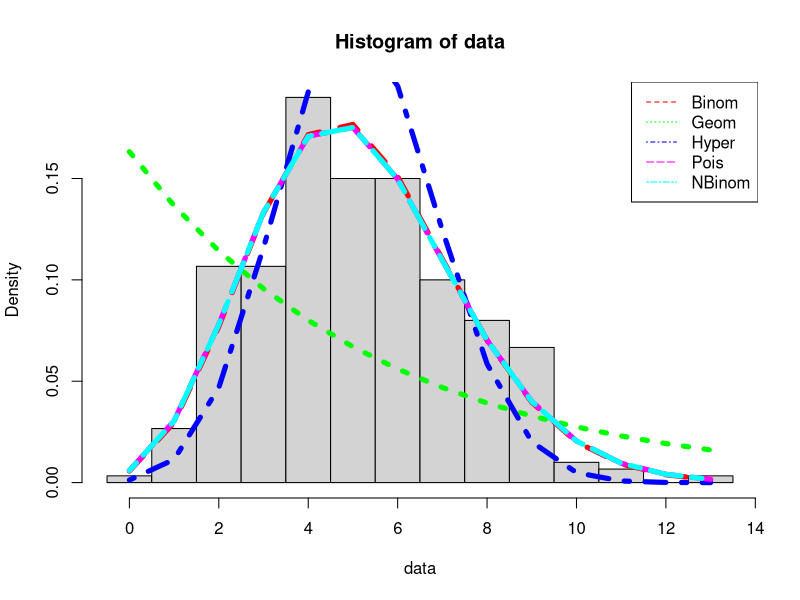

R code for this plot:
library(MASS)

rm(list=ls())
cat("\014")

mysteryDATA = read.table(file="mysteryDATA.dat")
attach(mysteryDATA)
#summary(mysteryDATA)

#choose data set
data=d1

#choose appropriate spacing and eliminate bad distributions
by=1
isDisc = TRUE
isExp = TRUE
isGamma = TRUE
isBeta = TRUE
for(i in data){
	if((i %% 1) > 0){
		by=(max(data)-min(data))/20
		isDisc = FALSE
	}
	if(i < 0){
		isExp = FALSE
		isGamma = FALSE
		isBeta = FALSE
	}
  if(i > 1){
    isBeta = FALSE
  }
}

#plot histogram of data set
seq=seq(min(data)-by/2,max(data)+by/2,by)
hist(data,seq,prob=TRUE)
#summary(data)

#find best fit distribution
if(isDisc){
	fitBinom = TRUE
	fitGeom = fitdistr(data,"geometric")
	fitHyper = TRUE
	fitPois = fitdistr(data,"Poisson")
	fitNBinom = fitdistr(data,"negative binomial") 
} else {
	fitUnif = TRUE
	fitNorm = fitdistr(data,"normal")
	if(isExp){fitExp = fitdistr(data,"exponential",rate=1)}
	if(isGamma){fitGamma = fitdistr(data,"gamma",list(shape = 1,rate = 1))}
	#fitChiSq = fitdistr(data,"chi-squared", list(df=length(data)-1, ncp=1))
	if(isBeta){
	  fitBeta = fitdistr(data,"beta", list(shape1 = 1, shape2 = 1))
	}
}

#print/plot viable distribution(s)
if(!isDisc){by = by / 100}
x=seq(min(data),max(data),by)
clegend=NULL; ccol=NULL; clty=NULL
#discrete distributions
if(exists("fitBinom")){
  print(c("size = ",length(data),"prob = ",mean(data)))
  line=dbinom(x,size=length(data),prob=mean(data)/length(data)/by)
  lines(x,line,col="red",lty="dashed",lwd=5)
  clegend=c(clegend,"Binom"); ccol=c(ccol,"red"); clty=c(clty,2)
}
if(exists("fitGeom")){
  print(fitGeom)
  line=dgeom(x,prob=fitGeom$estimate[1])
  lines(x,line,col="green",lty="dotted",lwd=5)
  clegend=c(clegend,"Geom"); ccol=c(ccol,"green"); clty=c(clty,3)
}
if(exists("fitHyper")){
  print(c("m = ", round(mean(data)*length(data)/max(data)), "n = ", length(data)-round(mean(data)*length(data)/max(data)), "k = ",max(data)))
  line=dhyper(x,m=round(mean(data)*length(data)/max(data)),n=length(data)-round(mean(data)*length(data)/max(data)),k=max(data))
  lines(x,line,col="blue",lty="dotdash",lwd=5)
  clegend=c(clegend,"Hyper"); ccol=c(ccol,"blue"); clty=c(clty,4)
}
if(exists("fitPois")){
  print(fitPois)
  line=dpois(x,lambda=fitPois$estimate[1])
  lines(x,line,col="magenta",lty="longdash",lwd=5)
  clegend=c(clegend,"Pois"); ccol=c(ccol,"magenta"); clty=c(clty,5)
}
if(exists("fitNBinom")){
  print(fitNBinom)
  line=dnbinom(x,size=fitNBinom$estimate[1],mu=fitNBinom$estimate[2])
  lines(x,line,col="cyan",lty="twodash",lwd=5)
  clegend=c(clegend,"NBinom"); ccol=c(ccol,"cyan"); clty=c(clty,6)
}
#continuous distributions
if(exists("fitUnif")){
  print(c("min = ", min(data), "max = ", max(data)))
  line=dunif(x,min=min(data),max=max(data))
  lines(x,line,col="red",lty=2,lwd=5)
  clegend=c(clegend,"Unif"); ccol=c(ccol,"red"); clty=c(clty,2)
}
if(exists("fitNorm")){
  print(fitNorm)
  line=dnorm(x,mean=fitNorm$estimate[1],sd=fitNorm$estimate[2])
  lines(x,line,col="green",lty=3,lwd=5)
  clegend=c(clegend,"Norm"); ccol=c(ccol,"green"); clty=c(clty,3)
}
if(exists("fitExp")){
  print(fitExp)
  line=dexp(x,rate=fitExp$estimate[1])
  lines(x,line,col="blue",lty=4,lwd=5)
  clegend=c(clegend,"Exp"); ccol=c(ccol,"blue"); clty=c(clty,4)
}
if(exists("fitGamma")){
  print(fitGamma)
  line=dgamma(x,shape=fitGamma$estimate[1],rate=fitGamma$estimate[2])
  lines(x,line,col="magenta",lty=5,lwd=5)
  clegend=c(clegend,"Gamma"); ccol=c(ccol,"magenta"); clty=c(clty,5)
}
#if(exists("fitChiSq")){
#  print(fitChiSq)
#  line=dchisq(x,df=fitChiSq$estimate[1])
#  lines(x,line,col="cyan",lty=6,lwd=5)
#  clegend=c(clegend,"ChiSq"); ccol=c(ccol,"cyan"); clty=c(clty,6)
#}
if(exists("fitBeta")){
  print(fitBeta)
  line=dbeta(x,shape1=fitBeta$estimate[1],shape2=fitBeta$estimate[2])
  lines(x,line,col="orange",lty=6,lwd=5)
  clegend=c(clegend,"Beta"); ccol=c(ccol,"orange"); clty=c(clty,6)
}
legend("topright",legend=clegend,col=ccol,lty=clty,lwd=1)